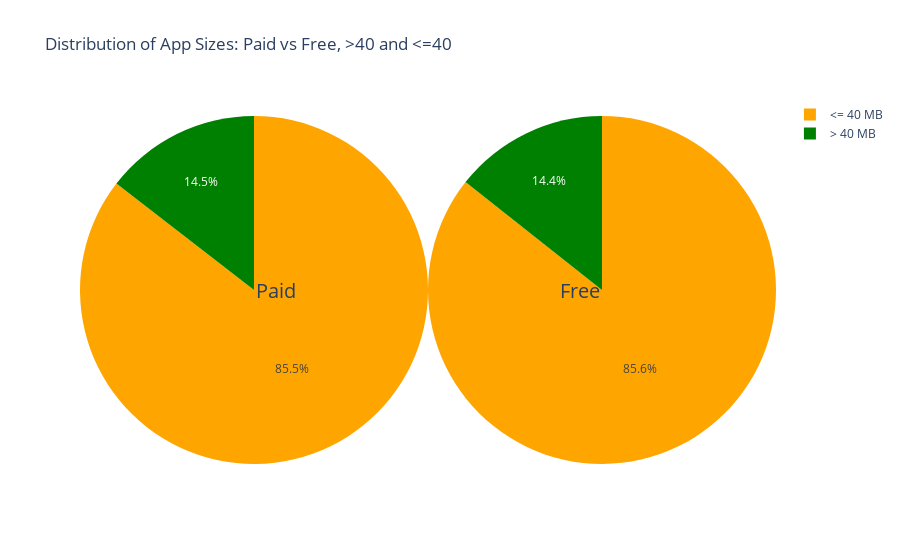

Write notebook code for a chart like this one.
### Code cell
import plotly.graph_objects as go

# סינון האפליקציות בתשלום ובחינם והסרת ערכים חסרים בעמודת 'Size_MB'
paid_apps = apps[apps['Type'] == 'Paid'].dropna(subset=['Size_MB'])
free_apps = apps[apps['Type'] == 'Free'].dropna(subset=['Size_MB'])

# חישוב מספר האפליקציות לפי קטגוריות גודל
size_counts = {
    'Paid': [paid_apps[paid_apps['Size_MB'] <= 40].shape[0], paid_apps[paid_apps['Size_MB'] > 40].shape[0]],
    'Free': [free_apps[free_apps['Size_MB'] <= 40].shape[0], free_apps[free_apps['Size_MB'] > 40].shape[0]]
}

# יצירת גרף עוגה באמצעות Plotly
fig = go.Figure()
for i, (app_type, counts) in enumerate(size_counts.items()):
    fig.add_trace(go.Pie(labels=['<= 40 MB', '> 40 MB'], values=counts, name=app_type,
                         marker_colors=['orange', 'green'], domain={'x': [i*0.5, (i+1)*0.5]}))

# עדכון פרטי התצוגה של הגרפים
fig.update_layout(title_text='Distribution of App Sizes: Paid vs Free, >40 and <=40',
                  annotations=[dict(text=key, x=(i*0.5 + (i+1)*0.5)/2, y=0.5, font_size=20, showarrow=False)
                               for i, key in enumerate(size_counts.keys())])

# הצגת הגרף
fig.show()

### Figure 1 — Plotly figure (JSON) as saved in the notebook; plotly's stock layout.template omitted (floating-point values rounded to 4 significant figures)
{"data": [{"domain": {"x": [0, 0.5]}, "labels": ["<= 40 MB", "> 40 MB"], "marker": {"colors": ["orange", "green"]}, "name": "Paid", "type": "pie", "values": [642, 109]}, {"domain": {"x": [0.5, 1]}, "labels": ["<= 40 MB", "> 40 MB"], "marker": {"colors": ["orange", "green"]}, "name": "Free", "type": "pie", "values": [8199, 1374]}], "layout": {"annotations": [{"font": {"size": 20}, "showarrow": false, "text": "Paid", "x": 0.25, "y": 0.5}, {"font": {"size": 20}, "showarrow": false, "text": "Free", "x": 0.75, "y": 0.5}], "autosize": true, "title": {"text": "Distribution of App Sizes: Paid vs Free, >40 and <=40"}}}
